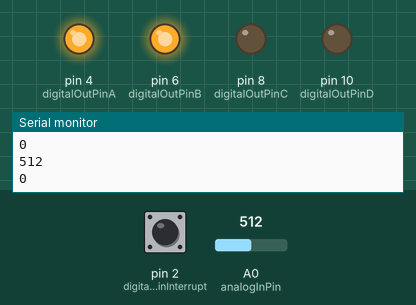
Bench run of a sketch on a simulated Arduino Uno, built with avr-gcc and run on an emulated ATmega328P. Parts: output pins drawn as LEDs (lit = HIGH), the last lines printed to the serial monitor. Dashed ring = blinking. The test bench sets the inputs (shaded band); at power-on: pin 2 (digitalInPinInterrupt) LOW, A0 (analogInPin) = 512.

Above: at 1.55 s.
1.6 s: pin 2 (digitalInPinInterrupt) pulled HIGH for 0.15 s
At 4.2 s:
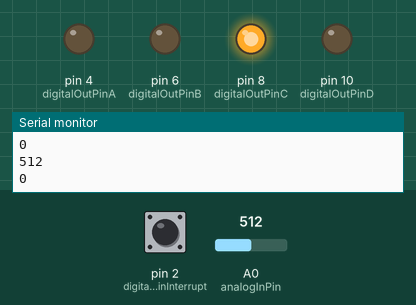
4.7 s: A0 (analogInPin) set to 363
7.7 s: A0 (analogInPin) set to 336
At 8.4 s:
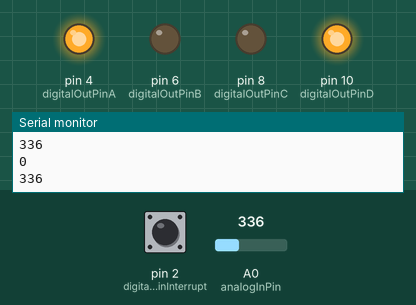
9.2 s: A0 (analogInPin) set to 360
At 12.0 s:
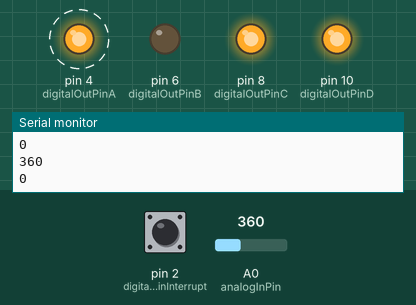
12.2 s: A0 (analogInPin) set to 340
At 13.3 s:
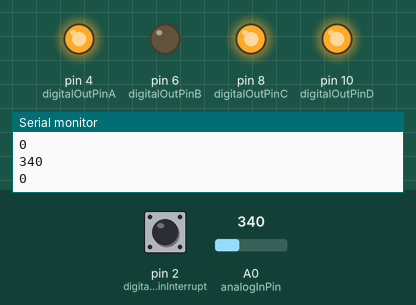
13.7 s: A0 (analogInPin) set to 511
At 15.0 s:
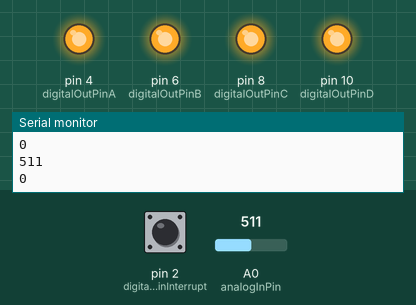
Timing chart, 0 to 16.7 s (numbered marks = the images above; inputs shaded):
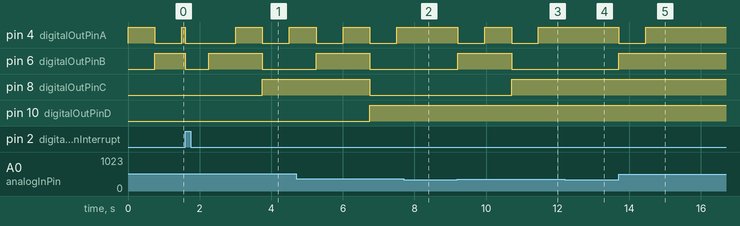

The sketch:

Erin_Souhaila_Hannah_Finger_tremor_code_11202017.ino
```cpp
const int analogInPin = A0;                               //set input pin
const int digitalOutPinA = 4;                             //set output pins for lighting LEDs
const int digitalOutPinB = 6;
const int digitalOutPinC = 8;
const int digitalOutPinD = 10;
const int digitalInPinInterrupt = 2;                      //set input interrupt pin

int PhotoCellValue = 0;                                   //input value modulated by photoresistor
volatile int Count = 1;                                   //counting variable for loop
int LEDValueA = 0;                                        //1st LED output value
int LEDValueB = 0;                                        //2nd LED output value
int LEDValueC = 0;                                        //3rd LED output value
int LEDValueD = 0;                                        //4th LED output value
bool Interrupt = HIGH;                                    //value to monitor interrupt

void setup() {Serial.begin(9600);
  pinMode(analogInPin, INPUT);
  pinMode(digitalOutPinA, OUTPUT);
  pinMode(digitalOutPinB, OUTPUT);
  pinMode(digitalOutPinC, OUTPUT);
  pinMode(digitalOutPinD, OUTPUT);

attachInterrupt(digitalPinToInterrupt(2), reset, CHANGE);   //interrupt is attached to digital pin 2
                                                            //will execute reset when button is pressed
}

void loop() {
  PhotoCellValue = analogRead(analogInPin);
  Serial.println(PhotoCellValue);                           //values printed for input voltage modulated by photoresistor
Interrupt = digitalRead(digitalInPinInterrupt);
 Serial.println(Interrupt);                                 //values printed for input voltage modulated by reset button press

  if (PhotoCellValue>350 && Count<16) {                     //if statement will execute when photoresistor is covered by finger

      int LEDValueA=Count %2;                               //calculate LSB
      int LEDValueB=Count/2 %2;
      int LEDValueC=Count/4 %2;
      int LEDValueD=Count/8 %2;                             //calculate MSB


      digitalWrite(digitalOutPinA, LEDValueA);              //light LEDs
      digitalWrite(digitalOutPinB, LEDValueB);
      digitalWrite(digitalOutPinC, LEDValueC);
      digitalWrite(digitalOutPinD, LEDValueD);

      delay(750);                                           //wait for .75 seconds
       Count++;
 }
 }


void reset() {                                              //reset count for loop
  Count = 1;

  LEDValueA= 0;                                             //turn LEDs off until next tremor
  LEDValueB= 0;
  LEDValueC= 0;
  LEDValueD= 0;

  digitalWrite(digitalOutPinA, LEDValueA);
  digitalWrite(digitalOutPinB, LEDValueB);
  digitalWrite(digitalOutPinC, LEDValueC);
  digitalWrite(digitalOutPinD, LEDValueD);

}
```

Measured:
- the behaviour switches between 351 and 350 on A0 (analogInPin) (found by bisection; images 1 and 2)
- after the input at 1.6 s, pin 8 (digitalOutPinC): LOW → HIGH after 2.2 s instead of 0.65 s
- after the input at 7.7 s, pin 4 (digitalOutPinA): stays HIGH (without the input it goes to LOW after 0.56 s); pin 6 (digitalOutPinB): stays LOW (without the input it goes to HIGH after 0.56 s)
- after the input at 9.2 s, pin 4 (digitalOutPinA): alternates HIGH for 0.75 s and LOW for 0.75 s, starting at once; pin 6 (digitalOutPinB): LOW → HIGH at once, → LOW 1.5 s later; pin 8 (digitalOutPinC): LOW → HIGH after 1.5 s
- after the input at 12.2 s, pin 4 (digitalOutPinA): stays HIGH (without the input it goes to LOW after 0.01 s); pin 6 (digitalOutPinB): stays LOW (without the input it goes to HIGH after 0.01 s)
- after the input at 13.7 s, pin 4 (digitalOutPinA): HIGH → LOW at once, → HIGH 0.75 s later; pin 6 (digitalOutPinB): LOW → HIGH at once
